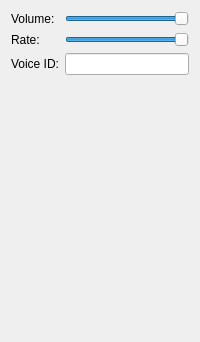
         <widget class="QWidget" name="ttsPage">
          <layout class="QVBoxLayout" name="verticalLayout_13">
           <item>
            <layout class="QGridLayout" name="gridLayout_5">
             <item row="0" column="0">
              <widget class="QLabel" name="label_3">
               <property name="text">
                <string>Volume:</string>
               </property>
              </widget>
             </item>
             <item row="0" column="1">
              <widget class="QSlider" name="horizontalSlider_volume">
               <property name="maximum">
                <number>100</number>
               </property>
               <property name="value">
                <number>100</number>
               </property>
               <property name="orientation">
                <enum>Qt::Horizontal</enum>
               </property>
              </widget>
             </item>
             <item row="1" column="0">
              <widget class="QLabel" name="label_4">
               <property name="text">
                <string>Rate:</string>
               </property>
              </widget>
             </item>
             <item row="1" column="1">
              <widget class="QSlider" name="horizontalSlider_rate">
               <property name="maximum">
                <number>100</number>
               </property>
               <property name="value">
                <number>100</number>
               </property>
               <property name="orientation">
                <enum>Qt::Horizontal</enum>
               </property>
              </widget>
             </item>
             <item row="2" column="0">
              <widget class="QLabel" name="label_5">
               <property name="toolTip">
                <string>&lt;html&gt;&lt;head/&gt;&lt;body&gt;&lt;pre style=&quot; margin-top:0px; margin-bottom:0px; margin-left:0px; margin-right:0px; -qt-block-indent:0; text-indent:0px; line-height:19px; background-color:#1f1f1f;&quot;&gt;&lt;span style=&quot; font-family:'Consolas','Courier New','monospace'; font-size:14px; color:#6a9955;&quot;&gt;VoiceID. To find what this would be run the programme with --listvoices&lt;/span&gt;&lt;/pre&gt;&lt;/body&gt;&lt;/html&gt;</string>
               </property>
               <property name="text">
                <string>Voice ID:</string>
               </property>
              </widget>
             </item>
             <item row="2" column="1">
              <widget class="QLineEdit" name="lineEdit_voiceID"/>
             </item>
            </layout>
           </item>
           <item>
            <spacer name="verticalSpacer_4">
             <property name="orientation">
              <enum>Qt::Vertical</enum>
             </property>
             <property name="sizeHint" stdset="0">
              <size>
               <width>20</width>
               <height>256</height>
              </size>
             </property>
            </spacer>
           </item>
          </layout>
         </widget>
